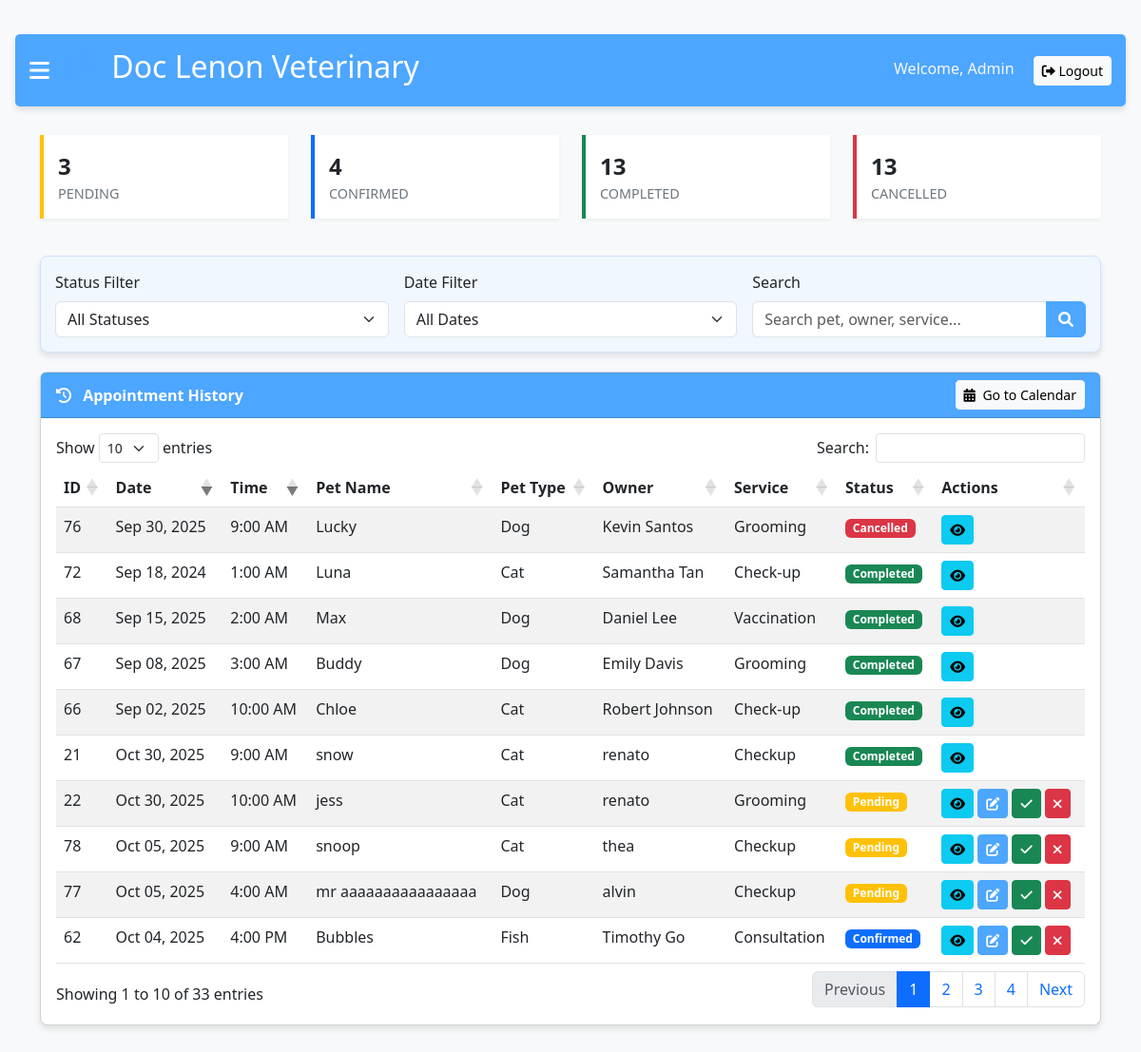
/history.php (signed in), run on an earlier commit of the app's database.
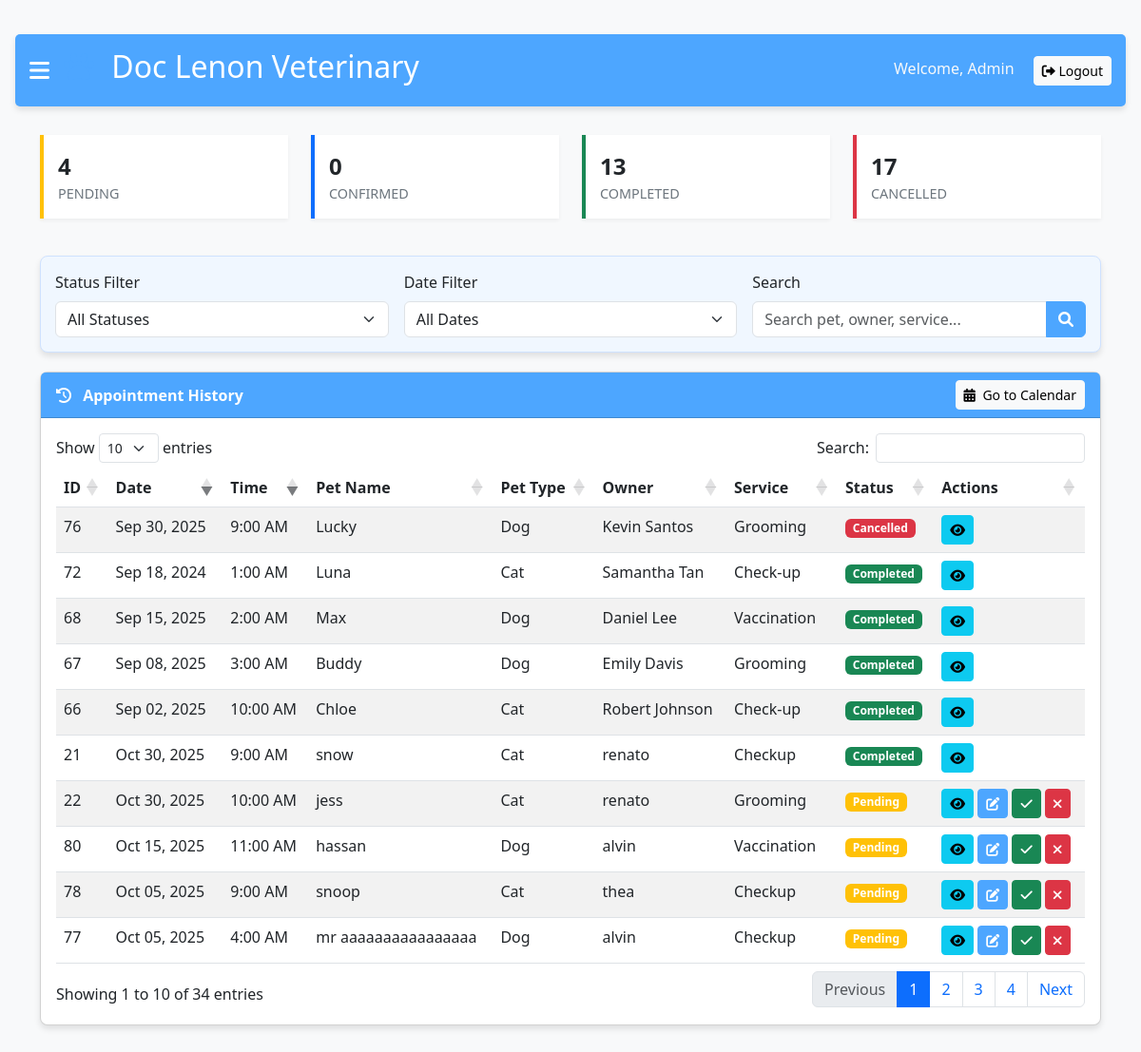
And on a later commit of the database.
### tables this page shows
CREATE TABLE `appointments` (
  `id` int(11) NOT NULL,
  `appointment_date` date NOT NULL,
  `appointment_time` time NOT NULL,
  `pet_name` varchar(100) NOT NULL,
  `pet_type` varchar(50) NOT NULL,
  `owner_name` varchar(100) NOT NULL,
  `owner_phone` varchar(20) NOT NULL,
  `service_type` varchar(50) NOT NULL,
  `notes` text DEFAULT NULL,
  `status` varchar(20) DEFAULT 'Pending',
  `created_at` timestamp NOT NULL DEFAULT current_timestamp()
);

### history.php (the view, shortened to what the changed rows need)
<?php
$servername = "localhost";
$username = "root";
$password = "";
$dbname = "taho";
$conn = new mysqli($servername, $username, $password, $dbname);
$sql = "SELECT id, appointment_date, appointment_time, pet_name, pet_type, owner_name, owner_phone, service_type, notes, status, created_at
        FROM appointments WHERE 1=1";
$sql .= " ORDER BY appointment_date DESC, appointment_time DESC";
$result = $conn->query($sql);
$appointments = [];
if ($result && $result->num_rows > 0) {
    while ($row = $result->fetch_assoc()) {
        $appointments[] = $row;
    }
}
$stats_sql = "SELECT
                COUNT(*) as total,
                SUM(CASE WHEN status = 'Pending' THEN 1 ELSE 0 END) as pending,
                SUM(CASE WHEN status = 'Confirmed' THEN 1 ELSE 0 END) as confirmed,
                SUM(CASE WHEN status = 'Completed' THEN 1 ELSE 0 END) as completed,
                SUM(CASE WHEN status = 'Cancelled' THEN 1 ELSE 0 END) as cancelled,
                SUM(CASE WHEN appointment_date < CURDATE() THEN 1 ELSE 0 END) as past,
                SUM(CASE WHEN appointment_date = CURDATE() THEN 1 ELSE 0 END) as today,
                SUM(CASE WHEN appointment_date > CURDATE() THEN 1 ELSE 0 END) as upcoming
              FROM appointments";
$stats_result = $conn->query($stats_sql);
$stats = $stats_result->fetch_assoc();
?>
<!DOCTYPE html>
<html lang="en">
<head>
    <link href="https://cdn.jsdelivr.net/npm/bootstrap@5.3.0-alpha1/dist/css/bootstrap.min.css" rel="stylesheet">
    <link rel="stylesheet" href="https://cdnjs.cloudflare.com/ajax/libs/font-awesome/6.0.0/css/all.min.css">
    <link rel="stylesheet" href="https://cdn.datatables.net/1.11.5/css/dataTables.bootstrap5.min.css">
</head>
<body>
    <div id="main" class="main-content">
        <div class="admin-header">
            <div class="d-flex align-items-center">
                <h2><i class="fas fa-paw paw-logo"></i> Doc Lenon Veterinary</h2>
            </div>
        </div>
        <div class="container">
            <div class="row mb-4">
                <div class="col-md-3">
                    <div class="stats-card stats-card-pending">
                        <div class="stats-number"><?php echo $stats['pending']; ?></div>
                        <div class="stats-title">Pending</div>
                    </div>
                </div>
                <div class="col-md-3">
                    <div class="stats-card stats-card-confirmed">
                        <div class="stats-number"><?php echo $stats['confirmed']; ?></div>
                        <div class="stats-title">Confirmed</div>
                    </div>
                </div>
                <div class="col-md-3">
                    <div class="stats-card stats-card-cancelled">
                        <div class="stats-number"><?php echo $stats['cancelled']; ?></div>
                        <div class="stats-title">Cancelled</div>
                    </div>
                </div>
            </div>
            <div class="card">
                <div class="card-body">
                    <div class="table-responsive">
                        <table id="appointmentHistoryTable" class="table table-striped table-hover">
                            <thead>
                                <tr>
                                    <th>ID</th>
                                    <th>Date</th>
                                    <th>Time</th>
                                    <th>Pet Name</th>
                                    <th>Pet Type</th>
                                    <th>Owner</th>
                                    <th>Service</th>
                                    <th>Status</th>
                                    <th>Actions</th>
                                </tr>
                            </thead>
                            <tbody>
                                <?php foreach ($appointments as $appointment): ?>
                                    <tr>
                                        <td><?php echo $appointment['id']; ?></td>
                                        <td><?php echo date('M d, Y', strtotime($appointment['appointment_date'])); ?></td>
                                        <td><?php echo date('g:i A', strtotime($appointment['appointment_time'])); ?></td>
                                        <td><?php echo htmlspecialchars($appointment['pet_name']); ?></td>
                                        <td><?php echo htmlspecialchars($appointment['pet_type']); ?></td>
                                        <td><?php echo htmlspecialchars($appointment['owner_name']); ?></td>
                                        <td><?php echo htmlspecialchars($appointment['service_type']); ?></td>
                                        <td>
                                            <?php
                                                $status_class = '';
                                                switch($appointment['status']) {
                                                    case 'Pending':
                                                        $status_class = 'bg-warning';
                                                        break;
                                                    case 'Confirmed':
                                                        $status_class = 'bg-primary';
                                                        break;
                                                    case 'Completed':
                                                        $status_class = 'bg-success';
                                                        break;
                                                    case 'Cancelled':
                                                        $status_class = 'bg-danger';
                                                        break;
                                                }
                                            ?>
                                            <span class="badge <?php echo $status_class; ?>"><?php echo $appointment['status']; ?></span>
                                        </td>
                                        <td>
                                            <button class="btn btn-sm btn-info" onclick="viewAppointmentDetails(<?php echo $appointment['id']; ?>)" title="View Details">
                                                <i class="fas fa-eye"></i>
                                            </button>
                                            <?php if ($appointment['status'] !== 'Completed' && $appointment['status'] !== 'Cancelled'): ?>
                                                <button class="btn btn-sm btn-primary" onclick="editAppointment(<?php echo $appointment['id']; ?>)" title="Edit">
                                                    <i class="fas fa-edit"></i>
                                                </button>
                                                <button class="btn btn-sm btn-success" onclick="updateStatus(<?php echo $appointment['id']; ?>, 'Completed')" title="Mark as Completed">
                                                    <i class="fas fa-check"></i>
                                                </button>
                                                <button class="btn btn-sm btn-danger" onclick="updateStatus(<?php echo $appointment['id']; ?>, 'Cancelled')" title="Cancel">
                                                    <i class="fas fa-times"></i>
                                                </button>
                                            <?php endif; ?>
                                        </td>
                                    </tr>
                                <?php endforeach; ?>
                            </tbody>
                        </table>
                    </div>
                </div>
            </div>
        </div>
    </div>
</body>
</html>

What changed in the data, as far as the page shows it:
no longer on this page (row edited): appointments: id "62", appointment_date "Oct 04, 2025", appointment_time "4:00 PM", pet_name "Bubbles", pet_type "Fish", owner_name "Timothy Go", service_type "Consultation", status "Confirmed"
added appointments: id "80", appointment_date "Oct 15, 2025", appointment_time "11:00 AM", pet_name "hassan", pet_type "Dog", owner_name "alvin", service_type "Vaccination", status "Pending"
Also different on the page:
$stats['pending']: "3" → "4"
$stats['confirmed']: "4" → "0"
$stats['cancelled']: "13" → "17"
text written by a page script: "Show entries Search: Showing 1 to 10 of 33 entries Previous 1 2 3 4 Next" → "Show entries Search: Showing 1 to 10 of 34 entries Previous 1 2 3 4 Next"
